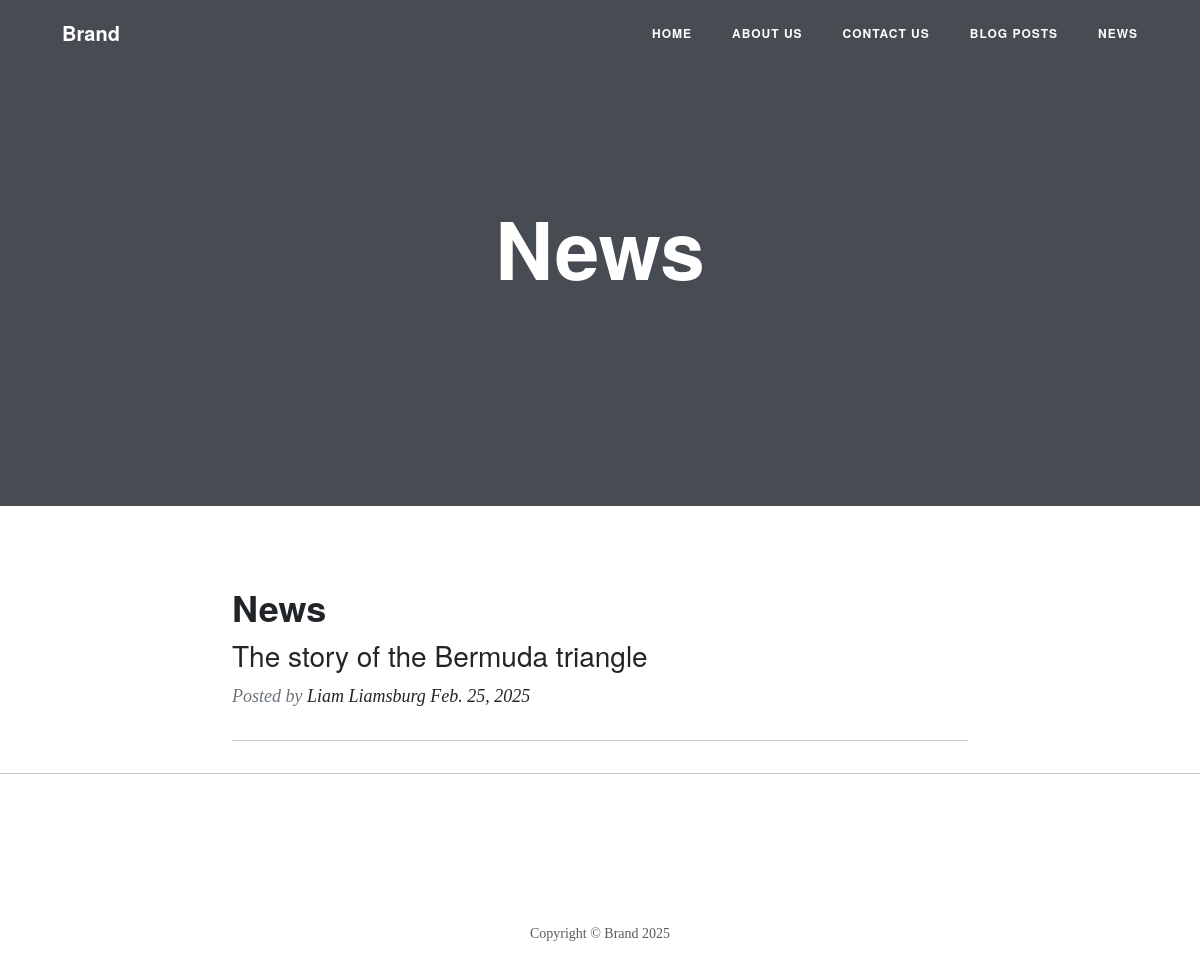
Page /news/ on the committed database.
### blog/models.py (models this page shows, shortened)
class New(models.Model):
    title = models.CharField(max_length= 255, default="my title")
    subheading = models.CharField(max_length=255, null=True, blank=True)
    author = models.CharField(max_length=190, null=True, blank=True)
    published_date = models.DateField(auto_now_add=True)
    content = HTMLField()
    class Meta:
        verbose_name_plural = "New"

### blog/views.py (the view)
# urls.py: path('news/', news.as_view(), name="news"),
class news(ListView):
    template_name = "news.html"
    model = New
    def get_context_data(self, **kwargs):
        context = super().get_context_data(**kwargs)
        context['news'] = New.objects.all()  # list
        return context

### blog/templates/news.html (shortened to what this page needs)
{% extends "base.html" %}
{% block heading %}
News
{% endblock %}
{% block content %}
    <div class="container">
        <div class="row">
            <div class="col-md-10 col-lg-8 mx-auto">
                {% for new in object_list %}
                 <div class="post-preview"> <a href="{% url 'news-post' pk=new.pk %}">
                        <h2 class="post-title">{{ new.title }}</h2>
                            <h3 class="post-subtitle">{{ new.subheading }}</h3>
                        </a>
                        <p class="post-meta">Posted by&nbsp;<a href="#">{{ new.author }} {{ new.published_date }}</a></p>
                    </div>
                    <hr>
                {% endfor %}
            </div>
        </div>
    </div>
    <hr>
{% endblock %}

### rows in the picture
New: title "News", subheading "The story of the Bermuda triangle", author "Liam Liamsburg", published_date "Feb. 25, 2025"
